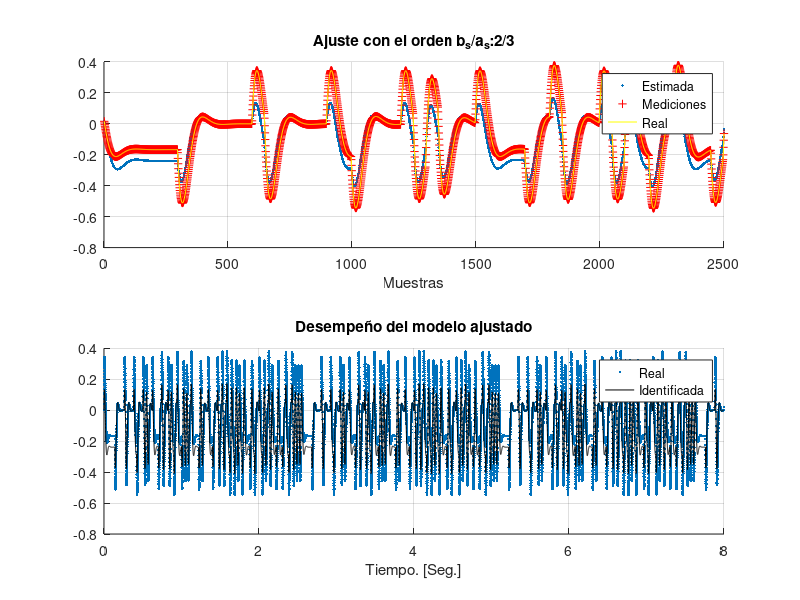
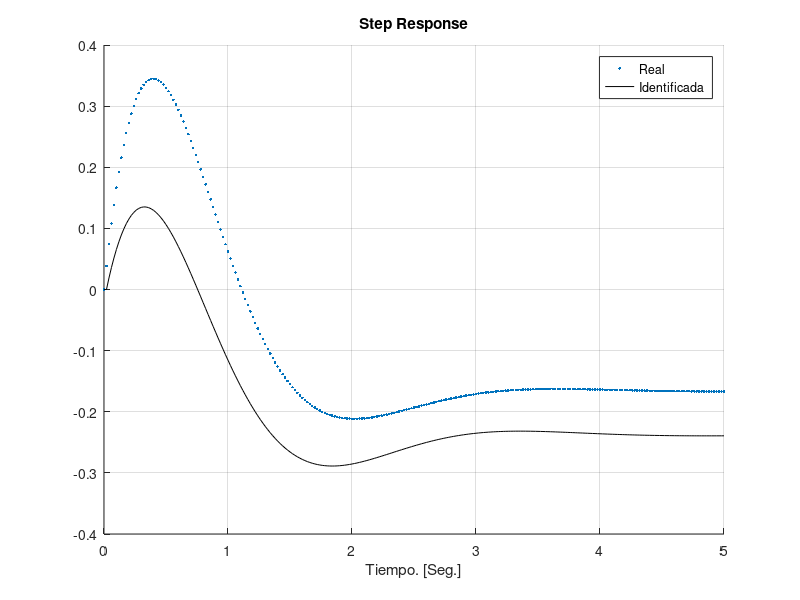
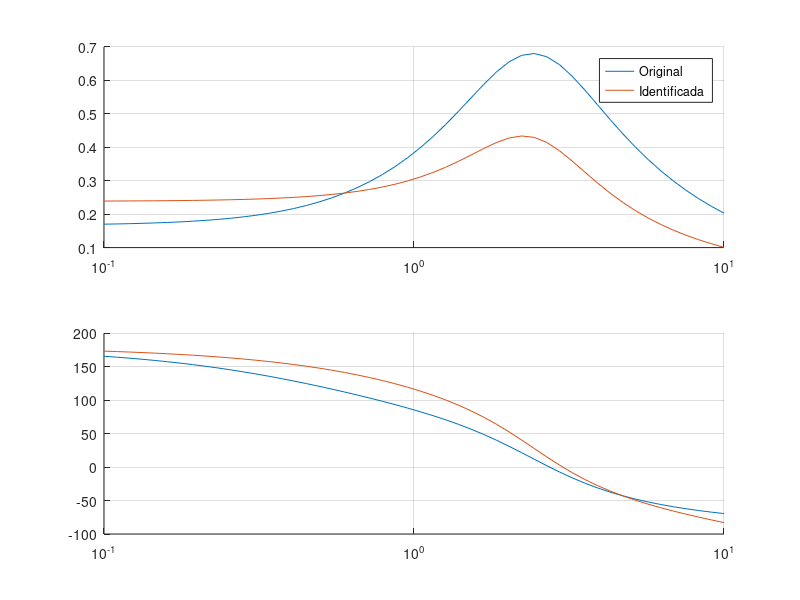

These figures' MATLAB source, in order:
pkg load control signal;
# Tiene formato de código
%% Ajuste por mínimos cuadrados. Algoritmo que se emplea luego del analisis
% de correlación y densidad espectral de potencia.
% Éste algoritmo funciona porque se ha ajustado a la señal de entrada y al
% tiempo de muestro a valores adecuados.
clear all; close all;clc;
Med=2500;
ts=1/50;
orden_b=2; %Orden del Numerador
orden_a=3; %Orden del Denominador
t=0:ts:20000*ts;
randn('state',0);

% Señal de entrada
StepAmplitude=1;
ue=StepAmplitude*sign(sin(2*pi*.2*1.0*t));
m=7;
x=ones(m,1);
N=length(ue);%Puntos de la PRBS para muestrear
el=50;%Repeticiones del ZOH
for k=1:el:N
    n_b=xor(x(7),x(6));
    y(k:k+el-1)=x(7);
    for h=m-1:-1:1
        x(h+1)=x(h);
    end
    x(1)=n_b; %Ingreso el nuevo valor
end
% x=[]; % plot(y) % break
ue=y(1:N); %Uso de PRBS

%Planta
num=[2 -1];
den=[1 3 6];
sys=tf(num,den);
[y_D,t_D]=lsim(sys,ue,t);
ys=y_D';

%Cuanto es lo que tarda en iniciar el algoritmo
off_set=orden_a+1+50;
u=zeros(Med,1);
z=zeros(Med,1);
u=ue(1+off_set:length(u)+off_set)';ui=u;
z=ys(1+off_set:length(z)+off_set)';zi=z;
for jj=orden_a+1:Med
    vec_a=fliplr([ u(jj-orden_b:jj-1); -z(jj-orden_a:jj-1)]');
    H(jj-orden_a,:)=vec_a;
end
[aa bb ]=size(H);
Z=(z(orden_a+1:end));
in_1=H';
in_2=in_1*H;
in_3=inv(in_2);
in_4=in_3*in_1;
c=in_4*Z; % Ec 131
abs(roots([1; c(1:orden_a)]));
zo=z;
z=zeros(Med,1);u=ui;
z=zi(1:orden_a);
u=ue(1+off_set:off_set+Med)';
for k=orden_a+1:length(u)
    zt=-flip(z(k-orden_a:k-1));
    ut=flip(u(k-orden_b:k-1));
    z(k)=c'*[zt;ut];    %Ec 125
end
dend=[1; c(1:orden_a)]';numd=[c(orden_a+1:end)]';
sys_id=tf(numd,dend,ts,'Variable','z^-1');
%ue=sign(sin(2*pi*.010*t));

[y_sal,t_sal]=lsim(sys_id,ue,t);
[y_D,t_D]=lsim(sys,ue,t);

subplot(2,1,1);hold on;
plot(z,'.'); grid on;
plot(zo,'+r');
plot(ys(1+off_set:off_set+Med),'y');
legend('Estimada','Mediciones','Real');
title(['Ajuste con el orden b_s/a_s:' num2str(orden_b) '/' num2str(orden_a)]);
xlabel('Muestras')

subplot(2,1,2)
hold on; grid on;
plot(t_D*ts,y_D,'.');
plot(t_sal*ts,y_sal,'k');legend('Real','Identificada')
title('Desempeño del modelo ajustado');xlabel('Tiempo. [Seg.]')

%%Respuesta al escalon lo calculamos así para luego exportarla
t2=0:0.02:5;
[y_D2,t_D2]=lsim(sys,ones(1,length(t2)).*StepAmplitude,t2);
[y_sal2,t_sal2]=lsim(sys_id,ones(1,length(t2)).*StepAmplitude,t2);

figure
hold on; grid on;
plot(t_D2,y_D2,'.');
plot(t_sal2,y_sal2,'k');
legend('Real','Identificada');
title('Step Response');xlabel('Tiempo. [Seg.]')

% sys %Sistema original
sys_Norm=sys;
sys_Norm.num{1}=sys.num{1}/sys.den{1}(end);
sys_Norm.den{1}=sys.den{1}/sys.den{1}(end);

sysc = d2c(sys_id,'tustin'); %sistema identificado
sysc_Norm=tf(sysc.num{1}/sysc.den{1}(end),sysc.den{1}/sysc.den{1}(end));

disp("El sistema continuo original normalizado es:")
sys_Norm
disp("El sistema continuo identificado es:")
sysc_Norm

%%Realizamos el bode de esta forma para exportar luego los resultados a python
[mag_sys,fase_sys,W]=bode(sys,logspace(-1,1));
[mag_sysid,fase_sysid,Wid]=bode(sys_id,logspace(-1,1));


figure
subplot(2,1,1); grid on; hold on;
semilogx(W,mag_sys); %Bode real
semilogx(Wid,mag_sysid); %Bode Identificado
legend('Original','Identificada');

subplot(2,1,2); grid on; hold on;
semilogx(W,fase_sys);
semilogx(Wid,fase_sysid);

save -v7 TP5_caso_a.mat
